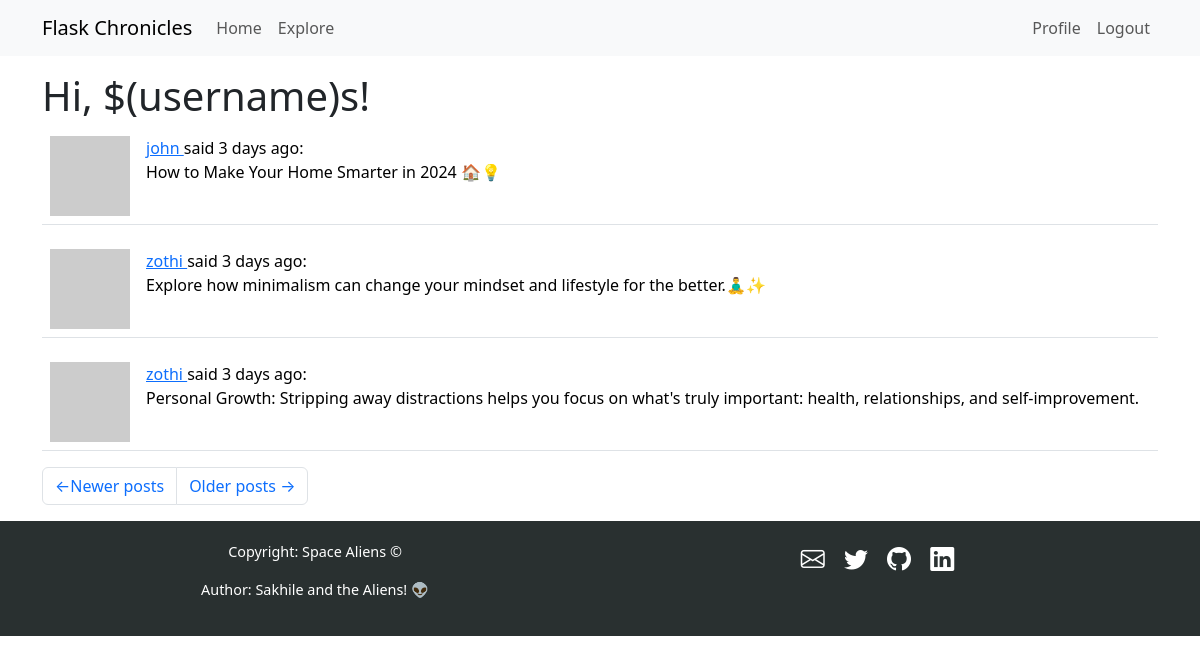
The app's page /explore?page=3 (signed in) with its own data.
### app/models.py (models this page shows, shortened)
class User(UserMixin, db.Model):
    id: so.Mapped[int] = so.mapped_column(primary_key=True)
    username: so.Mapped[str] = so.mapped_column(sa.String(64), unique=True)
    email: so.Mapped[str] = so.mapped_column(sa.String(120), index=True, unique=True)
    password_hash: so.Mapped[Optional[str]] = so.mapped_column(sa.String(256))
    posts: so.WriteOnlyMapped["Post"] = so.relationship(back_populates="author")
    about_me: so.Mapped[Optional[str]] = so.mapped_column(sa.String(140))
    last_seen: so.Mapped[Optional[datetime]] = so.mapped_column(
        default=lambda: datetime.now(timezone.utc)
    )
    following: so.WriteOnlyMapped["User"] = so.relationship(
        secondary=followers,
        primaryjoin=(followers.c.follower_id == id),
        secondaryjoin=(followers.c.followed_id == id),
        back_populates="followers",
    )
    followers: so.WriteOnlyMapped["User"] = so.relationship(
        secondary=followers,
        primaryjoin=(followers.c.followed_id == id),
        secondaryjoin=(followers.c.follower_id == id),
        back_populates="following",
    )
    def avatar(self, size):
        digest = md5(self.email.lower().encode("utf-8")).hexdigest()
        return f"https://www.gravatar.com/avatar/{digest}?d=identicon&s={size}'"

class Post(db.Model):
    id: so.Mapped[int] = so.mapped_column(primary_key=True)
    body: so.Mapped[str] = so.mapped_column(sa.String(140))
    timestamp: so.Mapped[datetime] = so.mapped_column(
        index=True, default=lambda: datetime.now(timezone.utc)
    )
    user_id: so.Mapped[int] = so.mapped_column(sa.ForeignKey(User.id), index=True)
    author: so.Mapped[User] = so.relationship(back_populates="posts")

### app/routes.py (the view)
@app.route("/explore")
@login_required
def explore():
    page = request.args.get("page", 1, type=int)
    query = sa.select(Post).order_by(Post.timestamp.desc())
    posts = db.paginate(
        query,
        page=page,
        per_page=app.config["POSTS_PER_PAGE"],
        error_out=False,
    )
    next_url = url_for("explore", page=posts.next_num) if posts.has_next else None
    prev_url = url_for("explore", page=posts.prev_num) if posts.has_prev else None
    return render_template(
        "index.html",
        title=_("Explore"),
        posts=posts.items,
        next_url=next_url,
        prev_url=prev_url,
    )

### app/__init__.py (called while the page is built)
def get_locale():
    return request.accept_languages.best_match(app.config["LANGUAGES"])

### app/models.py (called while the page is built)
@login.user_loader
def load_user(id):
    return db.session.get(User, int(id))

### app/routes.py (called while the page is built)
@app.before_request
def before_request():
    if current_user.is_authenticated:
        current_user.last_seen = datetime.now(timezone.utc)
        db.session.commit()
    g.locale = str(get_locale())

### app/templates/index.html (shortened to what this page needs)
{% extends "base.html" %}
{% import "bootstrap_wtf.html" as wtf %}
{% block content %}
    <h1>{{ _("Hi, $(username)s", username=current_user.username) }}!</h1>
    {% for post in posts %}
        {% include '_post.html' %}
    {% endfor %}
    <nav aria-label="Post navigation">
        <ul class="pagination">
            <li class="page-item{% if not prev_url %} disabled{% endif %}">
                <a class="page-link" href="{{ prev_url }}">
			<span aria-hidden="true">&larr;</span>{{ _("Newer posts") }}
                </a>
            </li>
            <li class="page-item{% if not next_url %} disabled{% endif %}">
                <a class="page-link" href="{{ next_url }}">
                    {{ _("Older posts") }} <span aria-hidden="true">&rarr;</span>
                </a>
            </li>
        </ul>
    </nav>
{% endblock %}

### app/templates/_post.html
<table class="table table-hover">
    <tr>
        <td width="70px">
            <a href="{{ url_for('user', username=post.author.username) }}">
                <img src="{{ post.author.avatar(70) }}" />
            </a>
        </td>
        <td>
            <a href="{{ url_for('user', username=post.author.username) }}">
                {{ post.author.username }}
            </a>
            said {{ moment(post.timestamp).fromNow() }}:
            <br>
            {{ post.body }}
        </td>
    </tr>
</table>

### records on screen
Post: author.username "john", timestamp "3 days ago", body "How to Make Your Home Smarter in 2024 🏠💡"
Post: author.username "zothi", timestamp "3 days ago", body "Explore how minimalism can change your mindset and lifestyle for the better.🧘‍♂️✨"
Post: author.username "zothi", timestamp "3 days ago", body "Personal Growth: Stripping away distractions helps you focus on what's truly important: health, relationships, and self-improvement."
